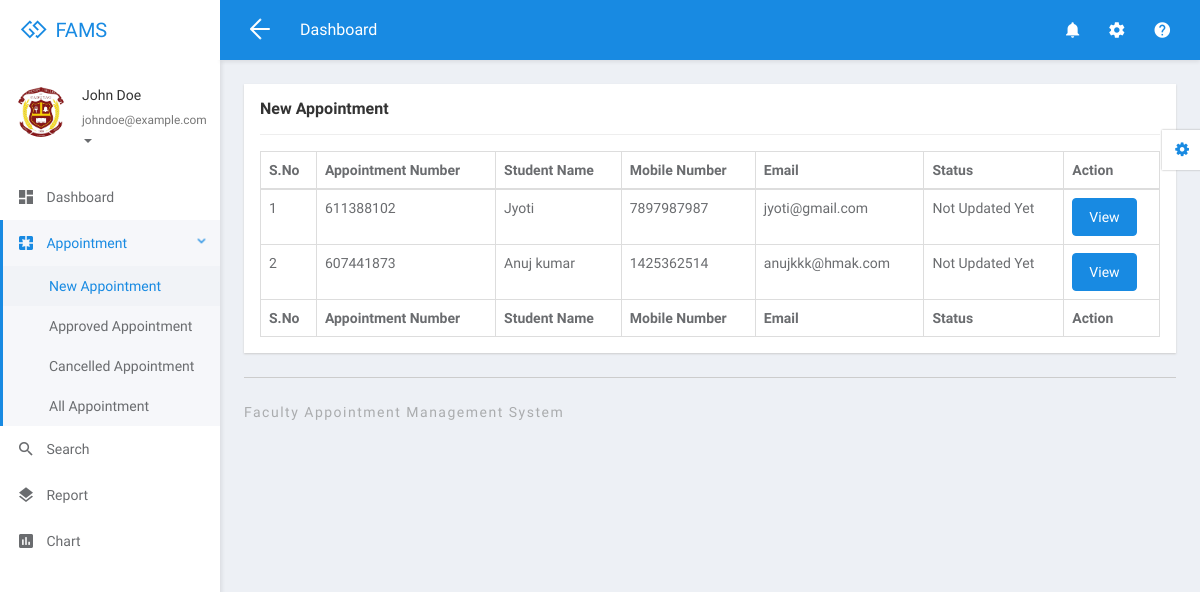
The app's page /fams/faculty/new-appointment.php (signed in) with its own data.
### tables this page shows
CREATE TABLE `tblfaculty` (
  `ID` int(5) NOT NULL,
  `FullName` varchar(250) DEFAULT NULL,
  `MobileNumber` bigint(10) DEFAULT NULL,
  `Email` varchar(250) DEFAULT NULL,
  `Specialization` varchar(250) DEFAULT NULL,
  `Password` varchar(250) DEFAULT NULL,
  `CreationDate` timestamp NULL DEFAULT current_timestamp()
);

CREATE TABLE `tblappointment` (
  `ID` int(10) NOT NULL,
  `AppointmentNumber` int(10) DEFAULT NULL,
  `Name` varchar(250) DEFAULT NULL,
  `MobileNumber` bigint(20) DEFAULT NULL,
  `Email` varchar(250) DEFAULT NULL,
  `AppointmentDate` date DEFAULT NULL,
  `AppointmentTime` time DEFAULT NULL,
  `Specialization` varchar(250) DEFAULT NULL,
  `Faculty` int(10) DEFAULT NULL,
  `Message` mediumtext DEFAULT NULL,
  `ApplyDate` timestamp NULL DEFAULT current_timestamp(),
  `Remark` varchar(250) DEFAULT NULL,
  `Status` varchar(250) DEFAULT NULL,
  `UpdationDate` timestamp NULL DEFAULT NULL ON UPDATE current_timestamp()
);

### fams/faculty/new-appointment.php (the view, shortened to what this page needs)
<?php
include('includes/dbconnection.php');
if (strlen($_SESSION['famsid']==0)) {
  header('location:logout.php');
  } else{
  ?>
<!DOCTYPE html>
<html lang="en">
<head>
	<link rel="stylesheet" href="libs/bower/font-awesome/css/font-awesome.min.css">
	<link rel="stylesheet" href="libs/bower/material-design-iconic-font/dist/css/material-design-iconic-font.css">
	<link rel="stylesheet" href="libs/bower/animate.css/animate.min.css">
	<link rel="stylesheet" href="libs/bower/fullcalendar/dist/fullcalendar.min.css">
	<link rel="stylesheet" href="libs/bower/perfect-scrollbar/css/perfect-scrollbar.css">
	<link rel="stylesheet" href="assets/css/bootstrap.css">
	<link rel="stylesheet" href="assets/css/core.css">
	<link rel="stylesheet" href="assets/css/app.css">
</head>
<body class="menubar-left menubar-unfold menubar-light theme-primary">
<?php include_once('includes/header.php');?>
<?php include_once('includes/sidebar.php');?>
<main id="app-main" class="app-main">
  <div class="wrap">
	<section class="app-content">
		<div class="row">
			<div class="col-md-12">
				<div class="widget">
					<header class="widget-header">
						<h4 class="widget-title">New Appointment</h4>
					</header>
					<hr class="widget-separator">
					<div class="widget-body">
						<div class="table-responsive">
							<table class="table table-bordered table-hover js-basic-example dataTable table-custom">
								<thead>
									<tr>
										<th>S.No</th>
										<th>Appointment Number</th>
										<th>Student Name</th>
										<th>Mobile Number</th>
										<th>Email</th>
									<th>Status</th>
										<th>Action</th>
									</tr>
								</thead>
								<tbody>
                  <?php
              $facid=$_SESSION['famsid'];
$sql="SELECT * from  tblappointment where Status is null && Faculty=:facid";
$query = $dbh -> prepare($sql);
$query-> bindParam(':facid', $facid, PDO::PARAM_STR);
$query->execute();
$results=$query->fetchAll(PDO::FETCH_OBJ);
$cnt=1;
if($query->rowCount() > 0)
{
foreach($results as $row)
{               ?>
									<tr>
										<td><?php echo htmlentities($cnt);?></td>
										<td><?php  echo htmlentities($row->AppointmentNumber);?></td>
										<td><?php  echo htmlentities($row->Name);?></td>
										<td><?php  echo htmlentities($row->MobileNumber);?></td>
										<td><?php  echo htmlentities($row->Email);?></td>
                                        <?php if($row->Status==""){ ?>
                     <td><?php echo "Not Updated Yet"; ?></td>
<?php } else { ?>                  <td><?php  echo htmlentities($row->Status);?>
                  </td>
                  <?php } ?>
										<td><a href="view-appointment-detail.php?editid=<?php echo htmlentities ($row->ID);?>&&aptid=<?php echo htmlentities ($row->AppointmentNumber);?>" class="btn btn-primary">View</a></td>
									</tr>
								 <?php $cnt=$cnt+1;}} ?>
								</tbody>
                  <tfoot>
                  <tr>
                  <th>S.No</th>
										<th>Appointment Number</th>
										<th>Student Name</th>
										<th>Mobile Number</th>
										<th>Email</th>
										<th>Status</th>
										<th>Action</th>
                  </tr>
                </tfoot>
							</table>
						</div>
					</div>
				</div>
			</div>
		</div>
	</section>
</div>
  <?php include_once('includes/footer.php');?>
</main>
<?php include_once('includes/customizer.php');?>
</body>
</html>
<?php }  ?>

### fams/faculty/includes/sidebar.php (shortened to what this page needs)
<aside id="menubar" class="menubar light">
  <div class="app-user">
    <div class="media">
      <div class="media-left">
      <div class="avatar avatar-md avatar-circle">
          <a href="javascript:void(0)"><img class="img-responsive" src="assets/images/logo.jpg" alt="avatar"/></a>
        </div>
      </div>
      <div class="media-body">
        <div class="foldable">
          <?php
$eid=$_SESSION['famsid'];
$sql="SELECT FullName,Email from  tblfaculty where ID=:eid";
$query = $dbh -> prepare($sql);
$query->bindParam(':eid',$eid,PDO::PARAM_STR);
$query->execute();
$results=$query->fetchAll(PDO::FETCH_OBJ);
foreach($results as $row)
{
$email=$row->Email;
$fname=$row->FullName;
}   ?>
          <h5><a href="javascript:void(0)" class="username"><?php  echo $fname ;?></a></h5>
          <ul>
            <li class="dropdown">
              <a href="javascript:void(0)" class="dropdown-toggle usertitle" data-toggle="dropdown" aria-haspopup="true" aria-expanded="false">
                <small><?php  echo $email;?></small>
                <span class="caret"></span>
              </a>
            </li>
          </ul>
        </div>
      </div>
    </div>
  </div>
  <div class="menubar-scroll">
    <div class="menubar-scroll-inner">
      <ul class="app-menu">
        <li class="has-submenu">
          <a href="dashboard.php">
            <i class="menu-icon zmdi zmdi-view-dashboard zmdi-hc-lg"></i>
            <span class="menu-text">Dashboard</span>
          </a>
        </li>
       <li class="has-submenu">
          <a href="javascript:void(0)" class="submenu-toggle">
            <i class="menu-icon zmdi zmdi-pages zmdi-hc-lg"></i>
            <span class="menu-text">Appointment</span>
            <i class="menu-caret zmdi zmdi-hc-sm zmdi-chevron-right"></i>
          </a>
          <ul class="submenu">
            <li><a href="new-appointment.php"><span class="menu-text">New Appointment</span></a></li>
            <li><a href="approved-appointment.php"><span class="menu-text">Approved Appointment</span></a></li>
            <li><a href="cancelled-appointment.php"><span class="menu-text">Cancelled Appointment</span></a></li>
            <li><a href="all-appointment.php"><span class="menu-text">All Appointment</span></a></li>
          </ul>
        </li>
        <li>
          <a href="search.php">
            <i class="menu-icon zmdi zmdi-search zmdi-hc-lg"></i>
            <span class="menu-text">Search</span>
          </a>
        </li>
        <li>
          <a href="appointment-bwdates.php">
            <i class="menu-icon zmdi zmdi-layers zmdi-hc-lg"></i>
            <span class="menu-text">Report</span>
          </a>
        </li>
        <li>
  <a href="#">
    <i class="menu-icon zmdi zmdi-chart zmdi-hc-lg"></i>
    <span class="menu-text">Chart</span>
  </a>
</li>
      </ul>
    </div>
  </div>
</aside>

### records on screen
tblfaculty: FullName "John Doe", Email "johndoe@example.com"
tblappointment: AppointmentNumber "611388102", Name "Jyoti", MobileNumber "7897987987", Email "jyoti@gmail.com", shows "Not Updated Yet"
tblappointment: AppointmentNumber "607441873", Name "Anuj kumar", MobileNumber "1425362514", Email "anujkkk@hmak.com", shows "Not Updated Yet"
